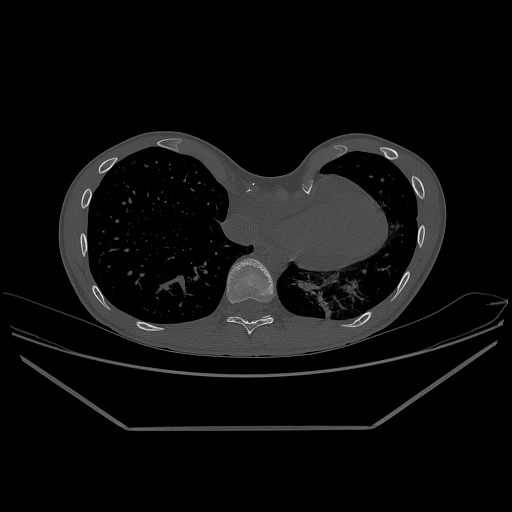
#> input picture gradio_app/test.jpeg, 512 x 512 px
$ python -i utils.py   (imports and definitions only)
#> lines starting #> are read from the running program, lines starting #| are printed output that depends on the picture; after the words box and inside, x2 and y2 are one past the last pixel; in counts of white or black regions, pixels touching at a corner belong together
#> further down, picture is the input picture: shape (512, 512, 3); min 0, max 255, mean 14
from PIL import Image
import numpy as np
import cv2

def haller_index(img_path):
    image = cv2.imread(img_path, cv2.IMREAD_GRAYSCALE)

    _, binary_image = cv2.threshold(image, 0, 255, cv2.THRESH_BINARY)

    kernel = np.ones((5,5), np.uint8)
    opened_image = cv2.morphologyEx(binary_image, cv2.MORPH_OPEN, kernel)

    closed_image = cv2.morphologyEx(opened_image, cv2.MORPH_CLOSE, kernel)

    rows, cols = np.where(binary_image == 255)
    min_col, max_col = cols.min(), cols.max()
    center_col = (min_col + max_col) // 2
    white_pixel_rows = np.where(binary_image[:, center_col]==255)[0]
    vertical_distance = white_pixel_rows.max() - white_pixel_rows.min()

    if vertical_distance < 50:
        vertical_distance = white_pixel_rows.mean()


    horizontal_distances = []
    for row in range(binary_image.shape[0]):
        white_pixel_columns = np.where(binary_image[row, :] == 255)[0]
        if white_pixel_columns.size > 0:
            horizontal_distance = white_pixel_columns.max()-white_pixel_columns.min()
            horizontal_distances.append(horizontal_distance)

    if horizontal_distances:
        max_horizontal_distance = max(horizontal_distances)
        haller_index = max_horizontal_distance / vertical_distance
        return haller_index
    else:
        return None


def haller_index_(img):
    image = cv2.cvtColor(img, cv2.COLOR_BGR2GRAY)

    _, binary_image = cv2.threshold(image, 0, 255, cv2.THRESH_BINARY)
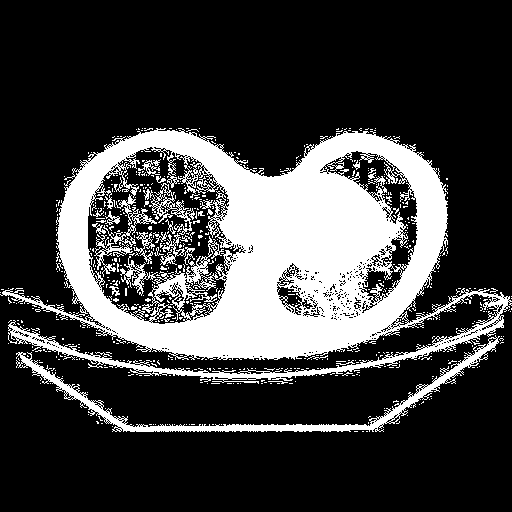
#> binary_image: shape (512, 512); 24.8% white; 599 white regions (573 under 20 px), largest, box (x1, y1, x2, y2) and area: (0, 128, 512, 384) 55730, (16, 335, 500, 432) 4090, (143, 183, 195, 235) 632

    kernel = np.ones((5,5), np.uint8)
    opened_image = cv2.morphologyEx(binary_image, cv2.MORPH_OPEN, kernel)
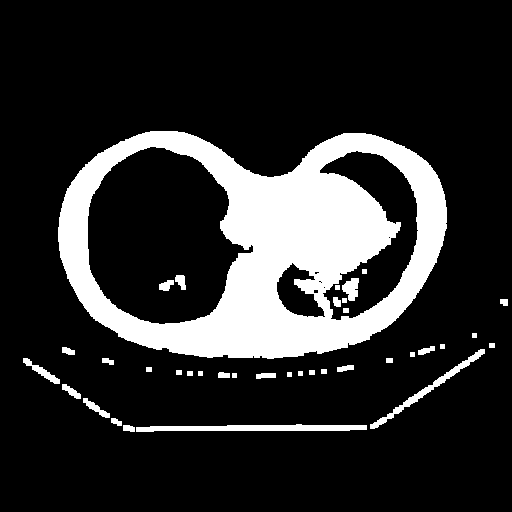
#> opened_image: shape (512, 512); 17.6% white; 37 white regions, largest, box (x1, y1, x2, y2) and area: (58, 131, 447, 359) 41687, (136, 424, 367, 432) 1288, (370, 349, 485, 429) 806

    closed_image = cv2.morphologyEx(opened_image, cv2.MORPH_CLOSE, kernel)
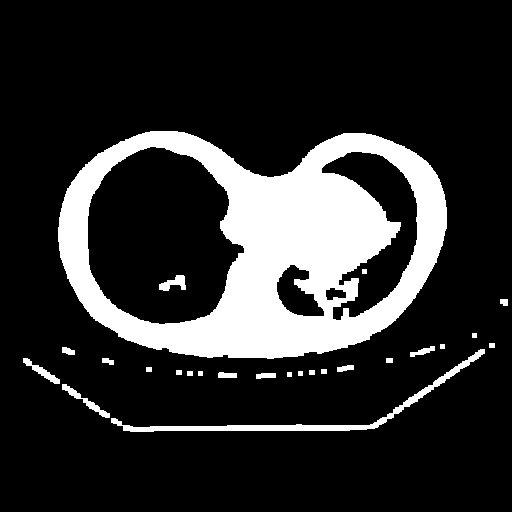
#> closed_image: shape (512, 512); 17.7% white; 25 white regions, largest, box (x1, y1, x2, y2) and area: (58, 131, 447, 359) 42347, (111, 349, 485, 432) 2242, (62, 384, 110, 418) 310

    rows, cols = np.where(binary_image == 255)
    min_col, max_col = cols.min(), cols.max()
#> min_col = 0; max_col = 511
    center_col = (min_col + max_col) // 2
#> center_col = 255
    white_pixel_rows = np.where(binary_image[:, center_col]==255)[0]
#> white_pixel_rows = 204 values from 168 to 431
    vertical_distance = white_pixel_rows.max() - white_pixel_rows.min()
#> vertical_distance = 263

    if vertical_distance < 50:
        vertical_distance = white_pixel_rows.mean()


    horizontal_distances = []
    for row in range(binary_image.shape[0]):
        white_pixel_columns = np.where(binary_image[row, :] == 255)[0]
        if white_pixel_columns.size > 0:
            horizontal_distance = white_pixel_columns.max()-white_pixel_columns.min()
            horizontal_distances.append(horizontal_distance)
#> this loop made 512 passes
#> horizontal_distance on passes 129 to 140: 237, 236, 234, 235, 235, 234, 237, 239, 285, 286, 284, 278
#> after the loop, horizontal_distances = 304 values, max 503 at index 170, min 234 at index 2, mean 390

    if horizontal_distances:
        max_horizontal_distance = max(horizontal_distances)
#> max_horizontal_distance = 503
        haller_index = max_horizontal_distance / vertical_distance
#> haller_index = 1.91
        return haller_index
    else:
        return None

>>> import cv2
>>> picture = cv2.imread('test.jpeg')
>>> result = haller_index_(picture)
#> result = 1.91
